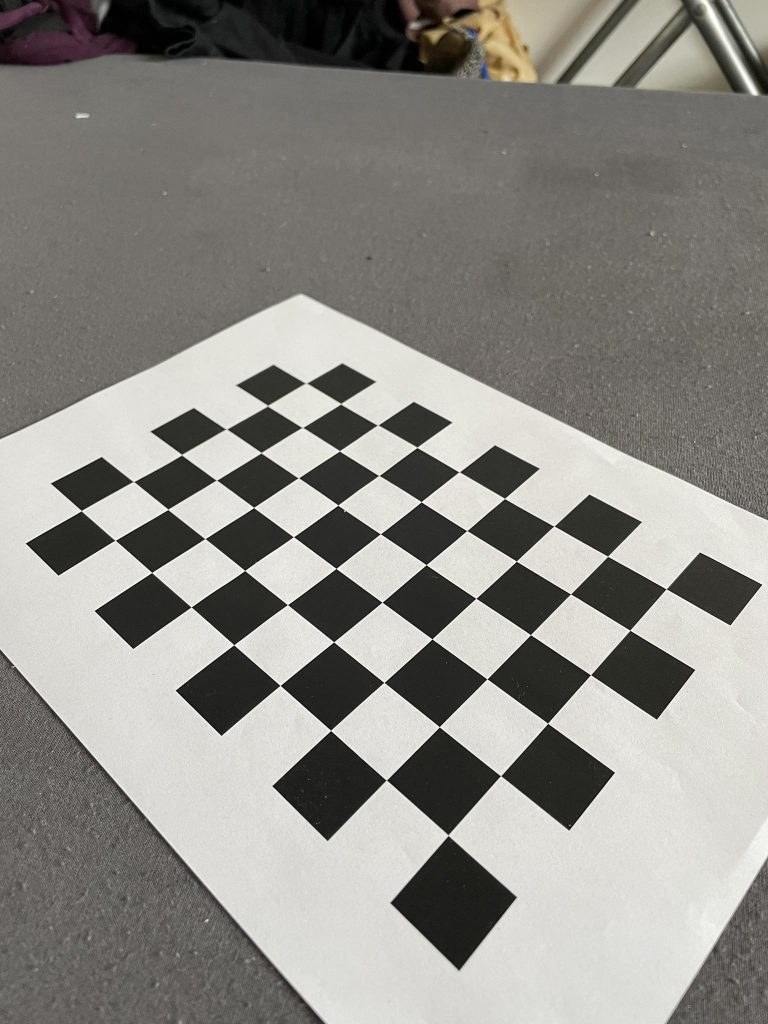
#> input picture chessboards/run1/board1.jpg, 1536 x 2048 px (shown at 1/2 size); its folder holds 5 pictures in this run
$ python assignment1.py
#> lines starting #> are read from the running program, lines starting #| are printed output that depends on the picture; after the words box and inside, x2 and y2 are one past the last pixel; in counts of white or black regions, pixels touching at a corner belong together
#> the answer given: 1
### camera.py
import numpy as np
import cv2 as cv
import glob

from click import manual_process
from calibrate import calibrate

# Pre-process of img:
# Evaluate the quality of img
def quality_evaluate(img, gray):
    # calculate blur score and brightness
    blur = cv.Laplacian(gray, cv.CV_64F).var()
    bright = np.mean(img)

    # compare
    if blur < 100 or bright < 100:
        return False  # low quality
    else:
        return True  # high quality

# Promote the quality of pics
# [7 lines left out: function promotion, not called in this run]

def get_corners(path):
    # Specify the path to the images
#> called with path = 'chessboards/run1'
    image_path_pattern = path + '/*.jpg'

    # Create a list of image file paths
    pre_images = glob.glob(image_path_pattern)
    images = []
    images_invalid = []

    # Evaluate quality

    for fname in pre_images:
        img = cv.imread(fname)
#> img is the input picture: shape (2048, 1536, 3); mean B, G, R 134.9, 140, 141.8
        gray = cv.cvtColor(img, cv.COLOR_BGR2GRAY)
        if quality_evaluate(img, gray) == True:
#> in quality_evaluate, `blur = cv.Laplacian(gray, cv.CV_64F).var()`: blur = 452.7
#> in quality_evaluate, `bright = np.mean(img)`: bright = 138.9
            images.append(fname)
        else:
            print("low quality: " + fname)
#> pass 2 of the loop in get_corners, `for fname in pre_images:`:
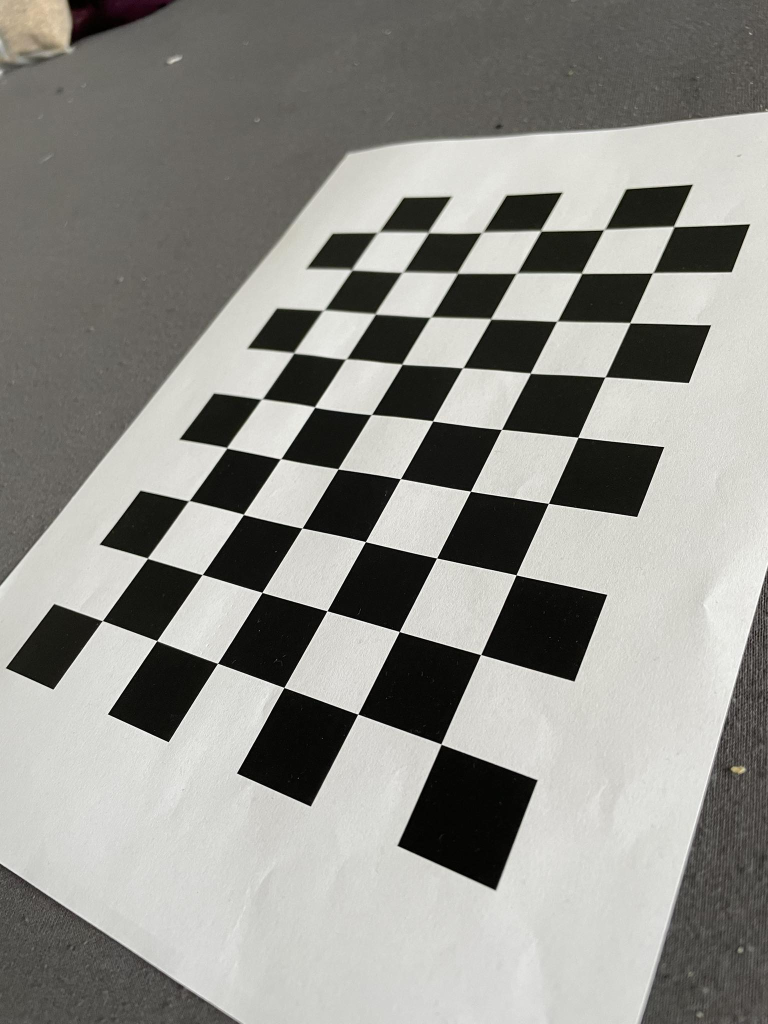
#> input picture chessboards/run1/board10.jpg, 1536 x 2048 px (shown at 1/2 size)
#> in get_corners, img is the input picture: shape (2048, 1536, 3); mean B, G, R 138.7, 143.8, 144.4
#> pass 3 of the loop in get_corners, `for fname in pre_images:`:
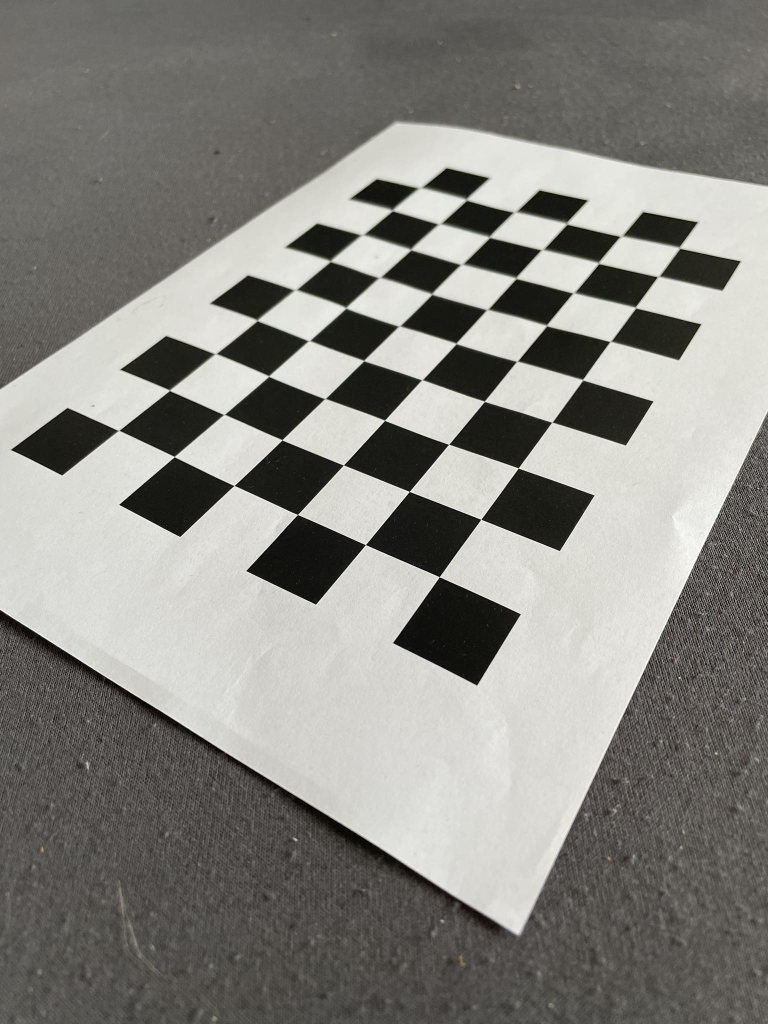
#> input picture chessboards/run1/board11.jpg, 1536 x 2048 px (shown at 1/2 size)
#> in get_corners, img is the input picture: shape (2048, 1536, 3); mean B, G, R 128.4, 133.4, 134.4
#> the loop made 5 passes; the first 3 are shown

    # Termination criteria
    criteria = (cv.TERM_CRITERIA_EPS + cv.TERM_CRITERIA_MAX_ITER, 30, 0.001)
#> criteria = (3, 30, 0.001)

    # Prepare object points, like (0, 0, 0), (1, 0, 0), ..., (6, 5, 0)
    objp = np.zeros((6 * 9, 3), np.float32)
    objp[:, :2] = np.mgrid[0:9, 0:6].T.reshape(-1, 2)

    # Arrays to store object points and image points from all the images.
    objpoints = []
    imgpoints = []

    for fname in images:
        img = cv.imread(fname)

        # Promotion
        # img = promotion(img)

        gray = cv.cvtColor(img, cv.COLOR_BGR2GRAY)
        # Find the chessboard corners
        ret, corners = cv.findChessboardCorners(gray, (9, 6), None)


        # If found, add object points, image points (after refining them)
        if ret:
            objpoints.append(objp)
            corners2 = cv.cornerSubPix(gray, corners, (11, 11), (-1, -1), criteria)
            imgpoints.append(corners2)
            # print(corners2)

            # Draw and display the corners
            cv.drawChessboardCorners(img, (9, 6), corners2, ret)
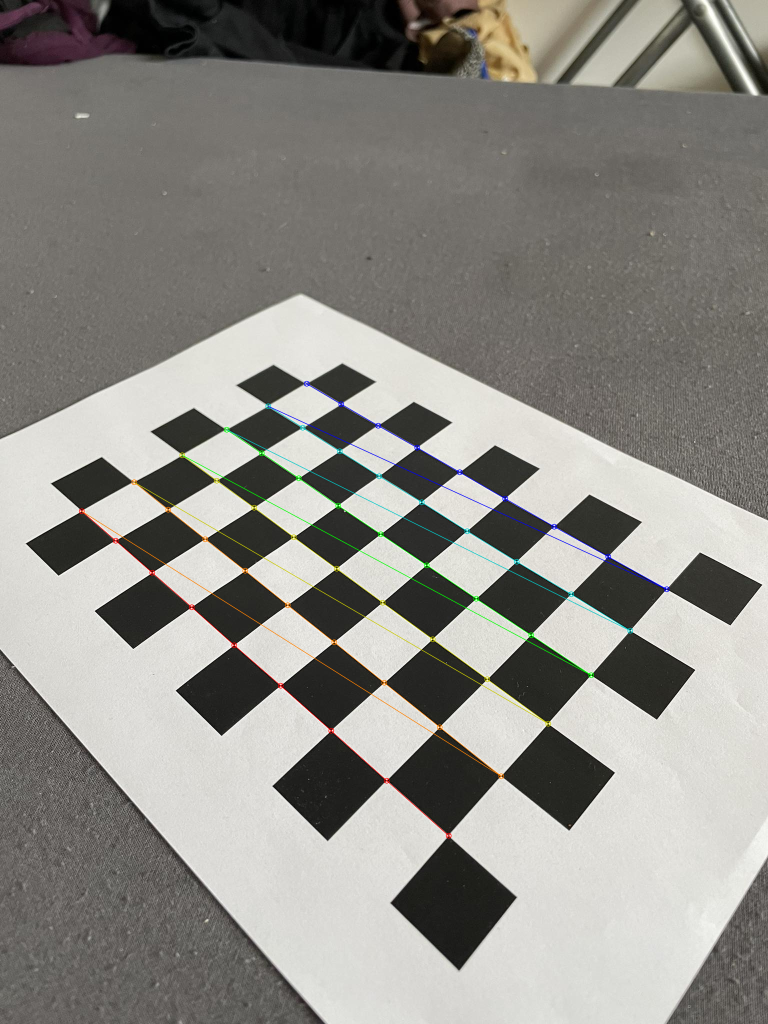
#> img: shape (2048, 1536, 3) (shown at 1/2 size); 0.95% of pixels changed, all inside (x1, y1, x2, y2) = (157, 761, 1340, 1678)
            # Adjust the size of window
            cv.namedWindow('img', cv.WINDOW_NORMAL)
            cv.resizeWindow('img', img.shape[1], img.shape[0])

            print(fname + "-valid")   # Get the path of valid pics
            '''
            valid pics (temp)
            board1.jpg
            board10.jpg
            board11.jpg
            board12.jpg
            board13.jpg
            board14.jpg
            board16.jpg
            board18.jpg
            board19.jpg
            board2.jpg
            board20.jpg
            board21.jpg
            board22.jpg
            board24.jpg
            board25.jpg
            board3.jpg
            board4.jpg
            board5.jpg
            board7.jpg
            board9.jpg

            invalid pics (temp)
            board15.jpg
            board17.jpg
            board23.jpg
            board6.jpg
            board8.jpg
            '''
            # Show the imgs
            cv.imshow('img', img)
            cv.waitKey(1000)   # Adjustable according to user's device


        else:
            print(fname + "-invalid")   # Get the path of valid pics

            # collect the invalid path
            images_invalid.append(fname)
#> pass 2 of the loop in get_corners, `for fname in images:`:
#> in get_corners, `cv.drawChessboardCorners(img, (9, 6), corners2, ret)`:
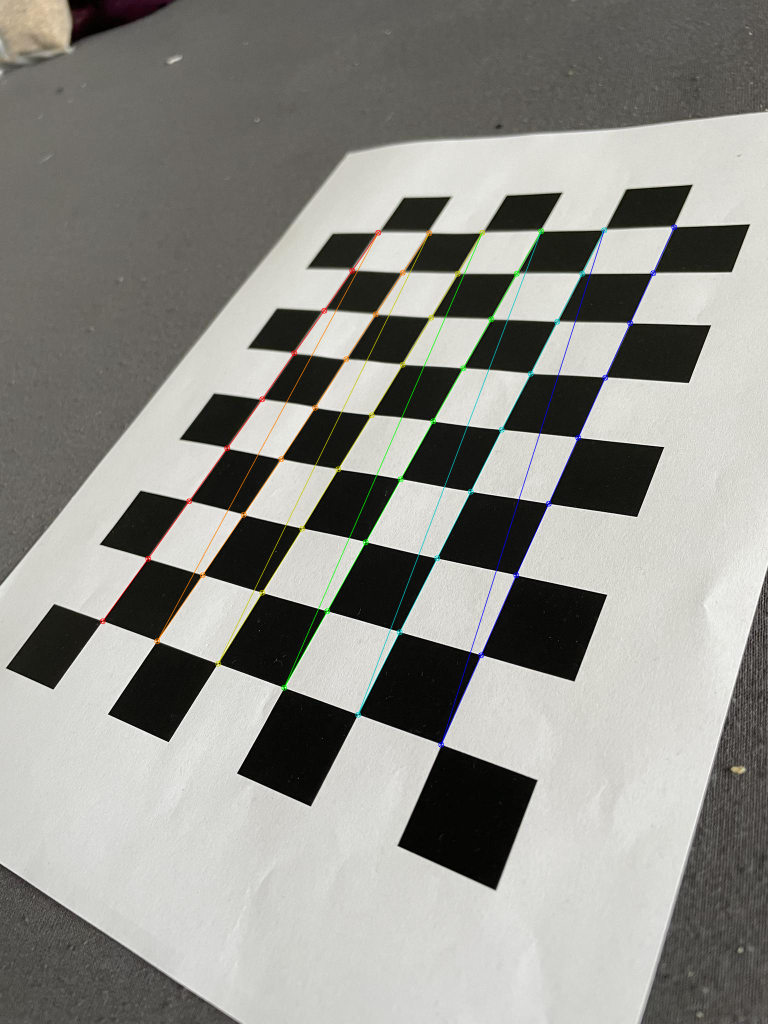
#> img: shape (2048, 1536, 3) (shown at 1/2 size); 1.1% of pixels changed, all inside (x1, y1, x2, y2) = (199, 448, 1355, 1496)
#> pass 3 of the loop in get_corners, `for fname in images:`:
#> in get_corners, `cv.drawChessboardCorners(img, (9, 6), corners2, ret)`:
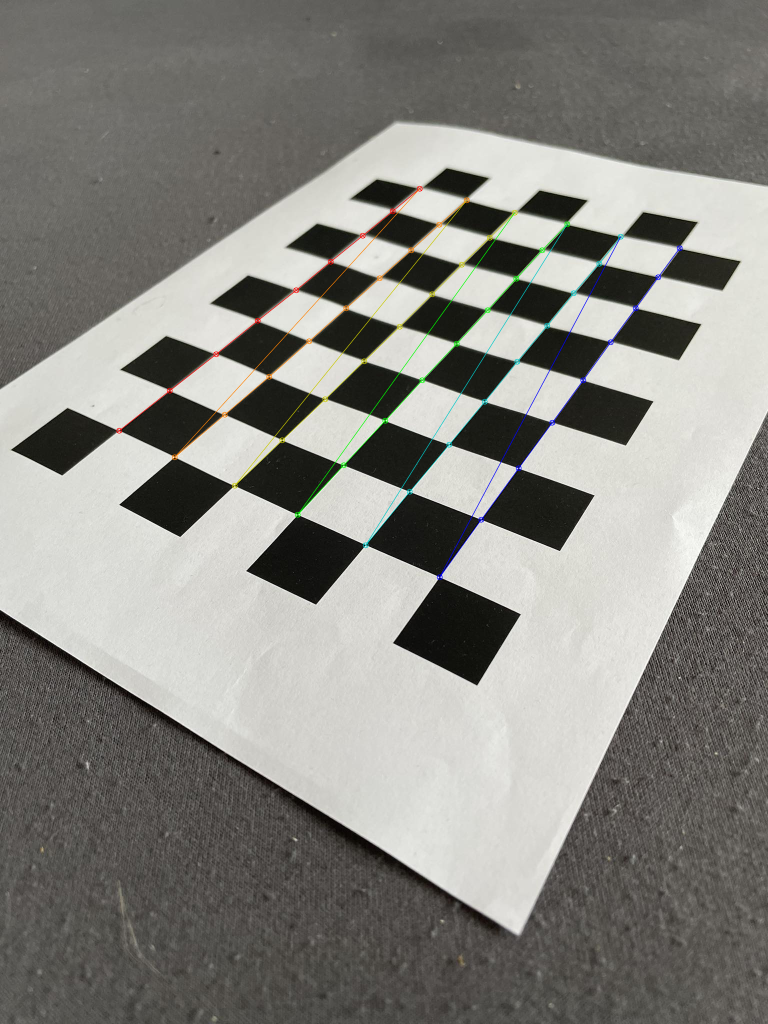
#> img: shape (2048, 1536, 3) (shown at 1/2 size); 0.78% of pixels changed, all inside (x1, y1, x2, y2) = (232, 371, 1366, 1161)
#> the loop made 5 passes; the first 3 are shown

    cv.destroyAllWindows()
    # judge the len of images_invalid
    if len(images_invalid) == 0:
        # Interface to calibration
        calibrate(objpoints, imgpoints)
    else:
        # Interface to click functions
        manual_process(images_invalid, objpoints, imgpoints)

### calibrate.py
import numpy as np
import cv2 as cv

# Undistort the photo
def undistort(img, objpoints, imgpoints):
    gray = cv.cvtColor(img, cv.COLOR_BGR2GRAY)
    # Calibration
    ret, mtx, dist, _, _ = cv.calibrateCamera(objpoints, imgpoints, gray.shape[::-1], None, None)

    # Print the intrinsic matrix and distortion coefficient
    print("Intrinsic matrix: \n", mtx)
    print("Distortion coefficient: \n", dist)

    # Undistort the image
    h, w = img.shape[:2]
    new_mtx, roi = cv.getOptimalNewCameraMatrix(mtx, dist, (w, h), 1, (w, h))
    undistorted_img = cv.undistort(img, mtx, dist, None, new_mtx)
    x, y, w, h = roi

    return undistorted_img, mtx, dist, x, y, w, h


def calibrate(objpoints, imgpoints):
    # Load test image
    testpath = ('chessboards/run1/board9.jpg')
    img = cv.imread(testpath)
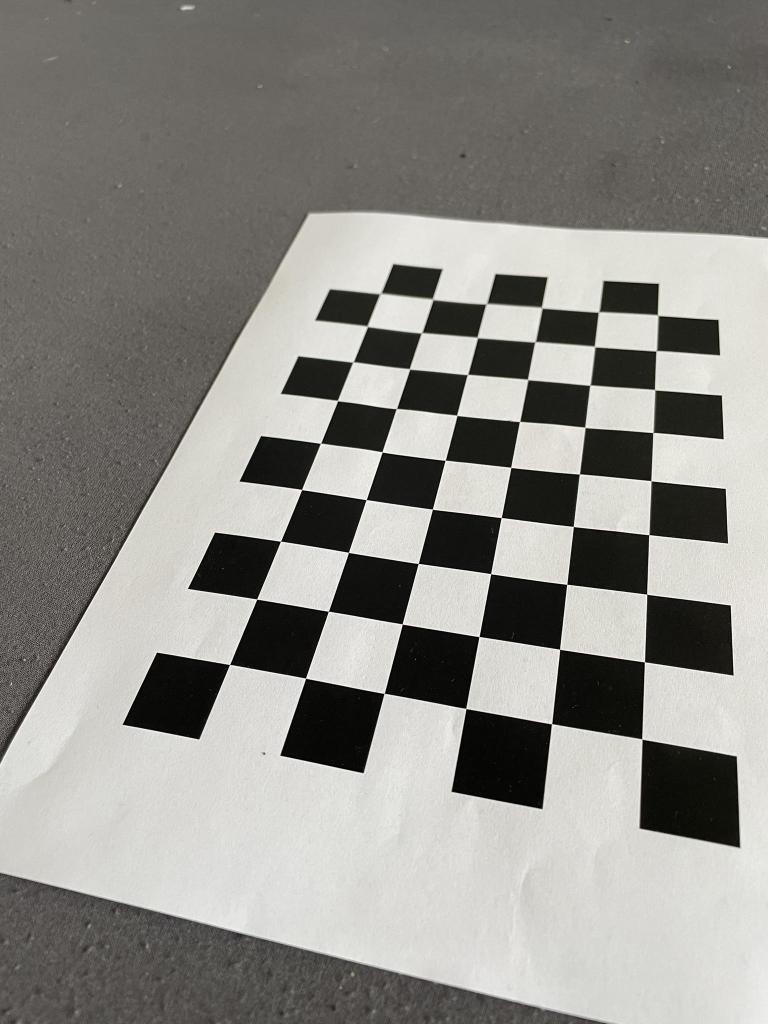
#> input picture chessboards/run1/board9.jpg, 1536 x 2048 px (shown at 1/2 size)
#> img is the input picture: shape (2048, 1536, 3); mean B, G, R 135.4, 140.2, 141.5
    gray = cv.cvtColor(img, cv.COLOR_BGR2GRAY)
    # Termination criteria
    criteria = (cv.TERM_CRITERIA_EPS + cv.TERM_CRITERIA_MAX_ITER, 30, 0.001)

    # Prepare object points, like (0, 0, 0), (1, 0, 0), ..., (6, 5, 0)
    objp = np.zeros((6 * 9, 3), np.float32)
    objp[:, :2] = np.mgrid[0:9, 0:6].T.reshape(-1, 2)
    axis_3D = np.float32([[6, 0, 0], [0, 6, 0], [0, 0, -6]]).reshape(-1, 3)
    axis_cube = np.float32([[0, 0, 0], [0, 2, 0], [2, 2, 0], [2, 0, 0], [0, 0, -2], [0, 2, -2], [2, 2, -2], [2, 0, -2]])

    undistorted_img, mtx, dist, x, y, w, h = undistort(img, objpoints, imgpoints)
#> in undistort, `undistorted_img = cv.undistort(img, mtx, dist, None, new_mtx)`:
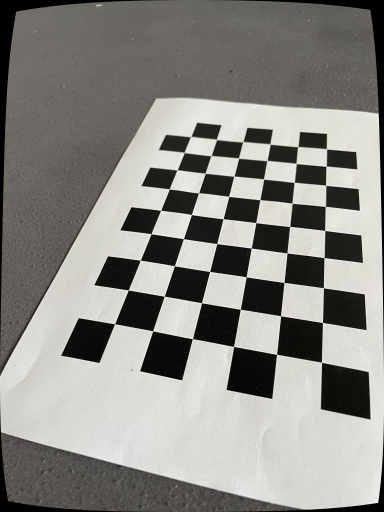
#> undistorted_img: shape (2048, 1536, 3) (shown at 1/4 size); mean B, G, R 132.8, 137.4, 138.6
    undistorted_img = undistorted_img[y:y + h, x:x + w]
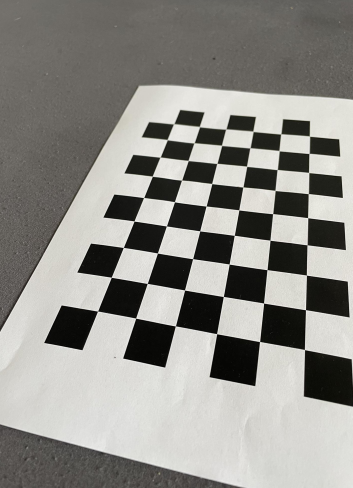
#> undistorted_img: shape (1952, 1411, 3) (shown at 1/4 size); mean B, G, R 137, 141.9, 143

    cv.namedWindow('undistorted img', cv.WINDOW_NORMAL)
    cv.resizeWindow('undistorted img', undistorted_img.shape[1], img.shape[0])
    cv.imshow('undistorted img', undistorted_img)
    cv.waitKey(10000)

    # Draw 3D axes
    ret, corners = cv.findChessboardCorners(gray, (9, 6), None)
    if ret == True:
        corners2 = cv.cornerSubPix(gray, corners, (11, 11), (-1, -1), criteria)
        # Paint the corner points
        cv.drawChessboardCorners(img, (9, 6), corners2, ret)
        # Find the rotation and translation vectors.
        ret, rvecs, tvecs = cv.solvePnP(objp, corners2, mtx, dist)
        # project 3D points to image plane
        # Draw the coordinate
        imgpts_3D, jac = cv.projectPoints(axis_3D, rvecs, tvecs, mtx, dist)
        corner = tuple(np.round(corners2[0].ravel()).astype(int))
        img = cv.line(img, corner, tuple(np.round(imgpts_3D[0].ravel()).astype(int)), (255, 0, 0), 10)
        img = cv.line(img, corner, tuple(np.round(imgpts_3D[1].ravel()).astype(int)), (0, 255, 0), 10)
        img = cv.line(img, corner, tuple(np.round(imgpts_3D[2].ravel()).astype(int)), (0, 0, 255), 10)

        # Draw the cube
        imgpts_cube, jac = cv.projectPoints(axis_cube, rvecs, tvecs, mtx, dist)
        imgpts_cube = np.int32(imgpts_cube).reshape(-1, 2)
        # draw ground lines in azure
        img = cv.drawContours(img, [imgpts_cube[:4]], -1, (0, 255, 255), 3)
        # draw pillars in azure
        for i, j in zip(range(4), range(4, 8)):
            img = cv.line(img, tuple(imgpts_cube[i]), tuple(imgpts_cube[j]), (0, 255, 255), 3)
#> img: shape (2048, 1536, 3); mean B, G, R 134.1, 140.2, 141.4
        # draw top layer in azure
        img = cv.drawContours(img, [imgpts_cube[4:]], -1, (0, 255, 255), 3)
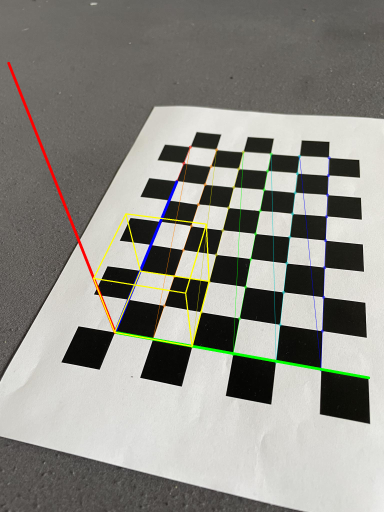
#> img: shape (2048, 1536, 3) (shown at 1/4 size); mean B, G, R 133.8, 140.5, 141.6

        # Show the image
        # Adjust the size of window
        cv.namedWindow('painted img', cv.WINDOW_NORMAL)
        cv.resizeWindow('painted img', img.shape[1], img.shape[0])
        # cv.imshow('Original Image', img)
        cv.imshow('painted img', img)
        cv.waitKey(10000)
        cv.imwrite('chessboards/results/r3.jpg', img)

    cv.destroyAllWindows()

### assignment1.py
# importing the module

from camera import get_corners


# driver function
if __name__=="__main__":

	choose = int(input("Please choose the RUN your want to start:(1, 2 or 3) "))
	# determine start which run
	if choose == 1:
		get_corners('chessboards/run1')  # camera func
	elif choose == 2:
		get_corners('chessboards/run2')  # camera func
	else:
		get_corners('chessboards/run3')  # camera func
